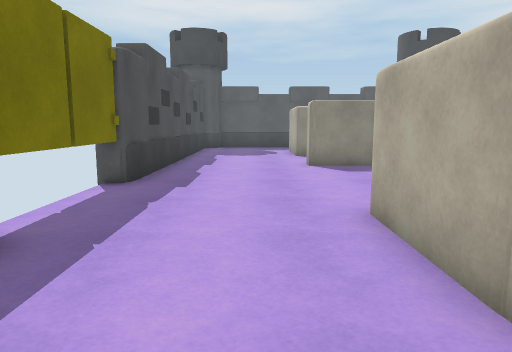
view 1 (above)

12 first-person views from a walk through a Unity game level. The camera is 1.2 m above the floor, tilts 8° down and sees 70° across. Doors are open. The floor is counted in squares, 1 m on a side. Each view is taken from the middle of a square. On the plan, view 1 faces up. The plan holds only what a view shows up to about 15 squares ahead; the rest is blank. The player is left out. Some animated figures are not drawn.

view 2
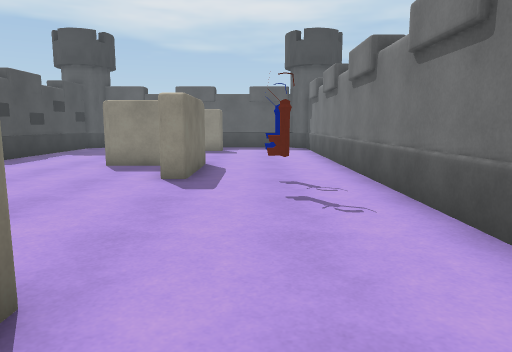

view 3
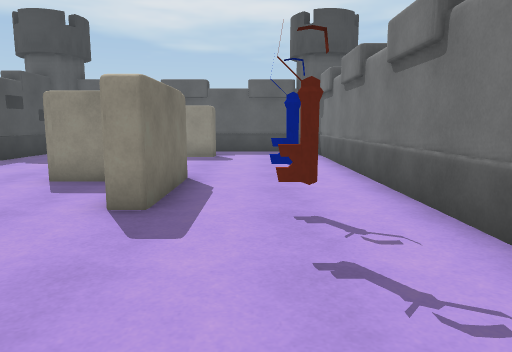

view 4
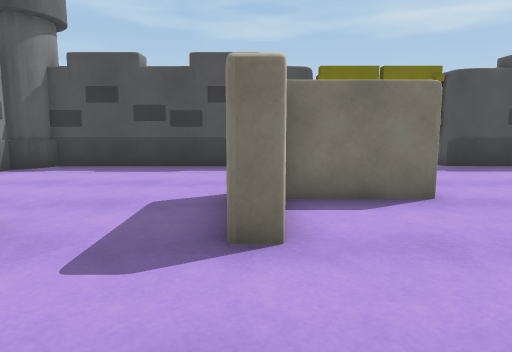

view 5
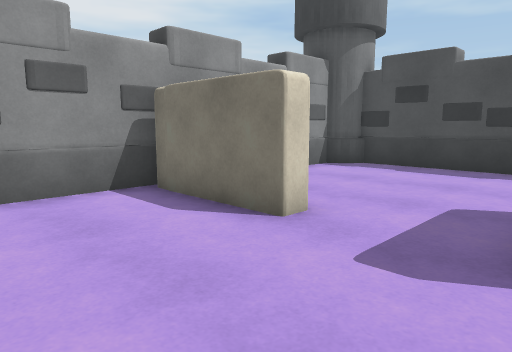

view 6
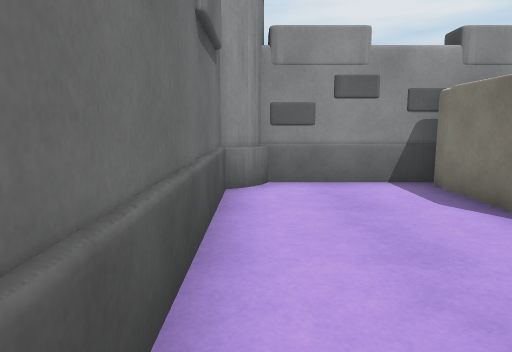

view 7
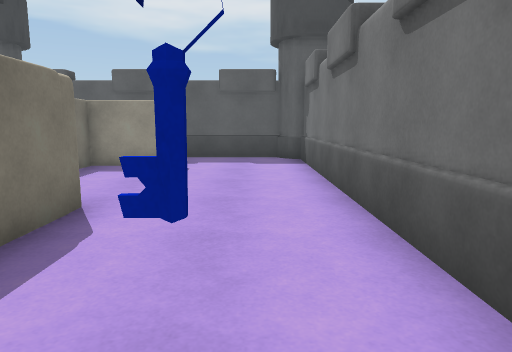

view 8
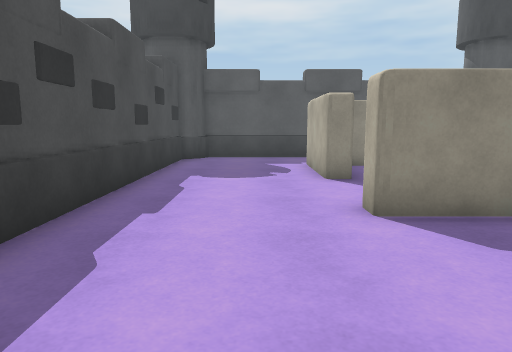

view 9
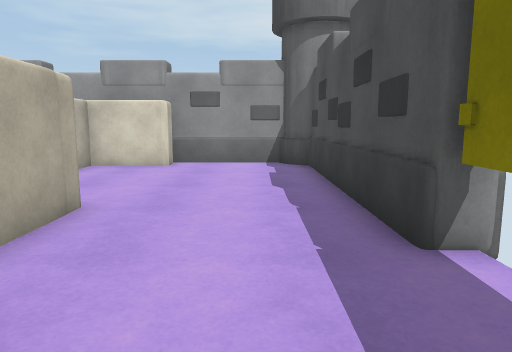

view 10
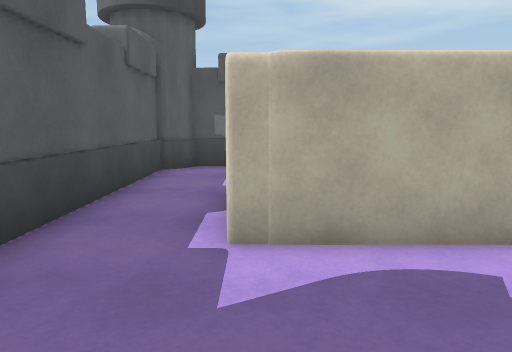

view 11
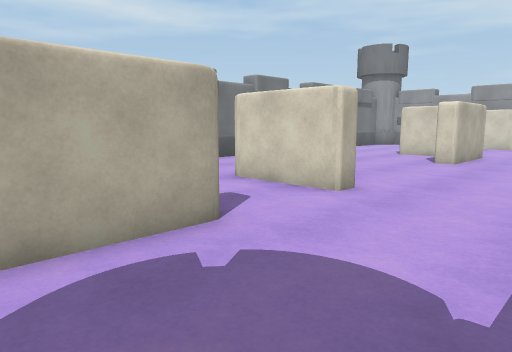

view 12
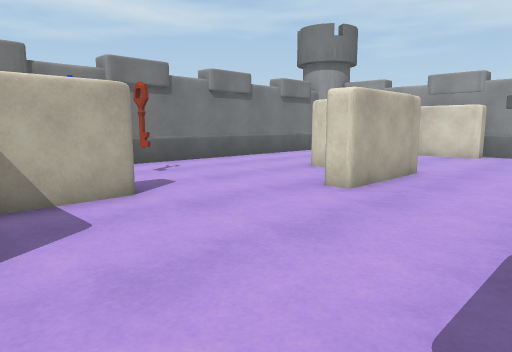

### Floor plan
Points are (right, up) in squares from view 1. A wall is a line through its corners. A room is listed if a view was taken in it or the views show most of it. See-through windows are left out.
Room 1 (views 1, 2, 3, 4, 5, 6, 7, 8, 9, 10, 11, 12)
walls: (3.8, 8.1) (3.8, 10.1); (3.5, 10.7) (1.5, 10.7) (1.5, 11.3) (4.4, 11.3) (4.5, 10.8); (4.5, 11.3) (4.5, 8.1); (2.2, 4.9) (2.2, 2.4); (2.1, 14.1) (1.5, 14.1) (1.5, 17.2); (3, 2.3) (4.5, 2.3) (4.5, 1.8); (1.5, 1.8) (1.5, 4.9); (1.6, 1.7) (1.5, 2.2); (-2.7, 3.7) (-2.6, 2.8); (-2.7, 3.5) (-2.7, -4); (4.5, 17.3) (4.5, 16.7) (2.2, 16.7) (2.2, 15.9); (3.9, -1.1) (4.5, -1.1) (4.5, -4.2); (-2.7, 18.9) (-2.7, 7.4) (-3.2, 7.4); (7.9, 19.7) (-1.9, 19.7); (4.5, -3.7) (4.4, -4.2); (1.5, -4.2) (1.5, -3.7) (3.8, -3.7) (3.8, -2.9); (4.1, -4.7) (8, -4.7); (8.6, -4) (8.6, 18.9); (-2, -4.7) (1.8, -4.7)
ways out: open door at (1.9, 7.3)
objects: tower (-2, -4); tower (-2, 19); key (6, 7); key (6, 8); tower (8, -4); tower (8, 19)

Positions as (right, up) in squares from view 1, and headings:
1: (0, 0), facing up
2: (6, 0), facing up
3: (6, 3), facing up
4: (8, 2), facing left
5: (8, 2), facing down-left
6: (8, 3), facing down
7: (7, 6), facing up
8: (0, 6), facing up
9: (-1, 7), facing down
10: (-2, 17), facing right
11: (-2, 17), facing down-right
12: (-2, 11), facing down-right
